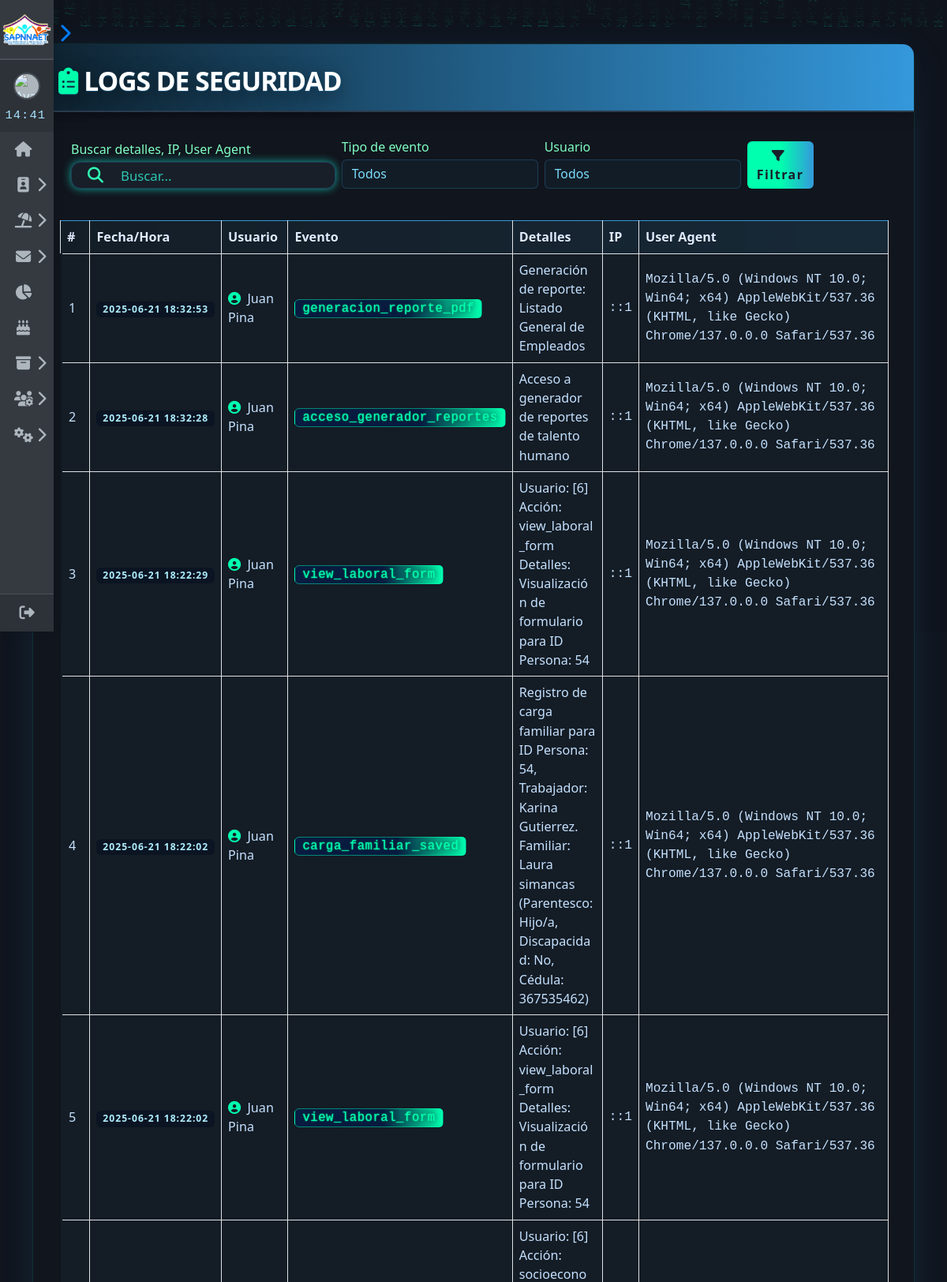
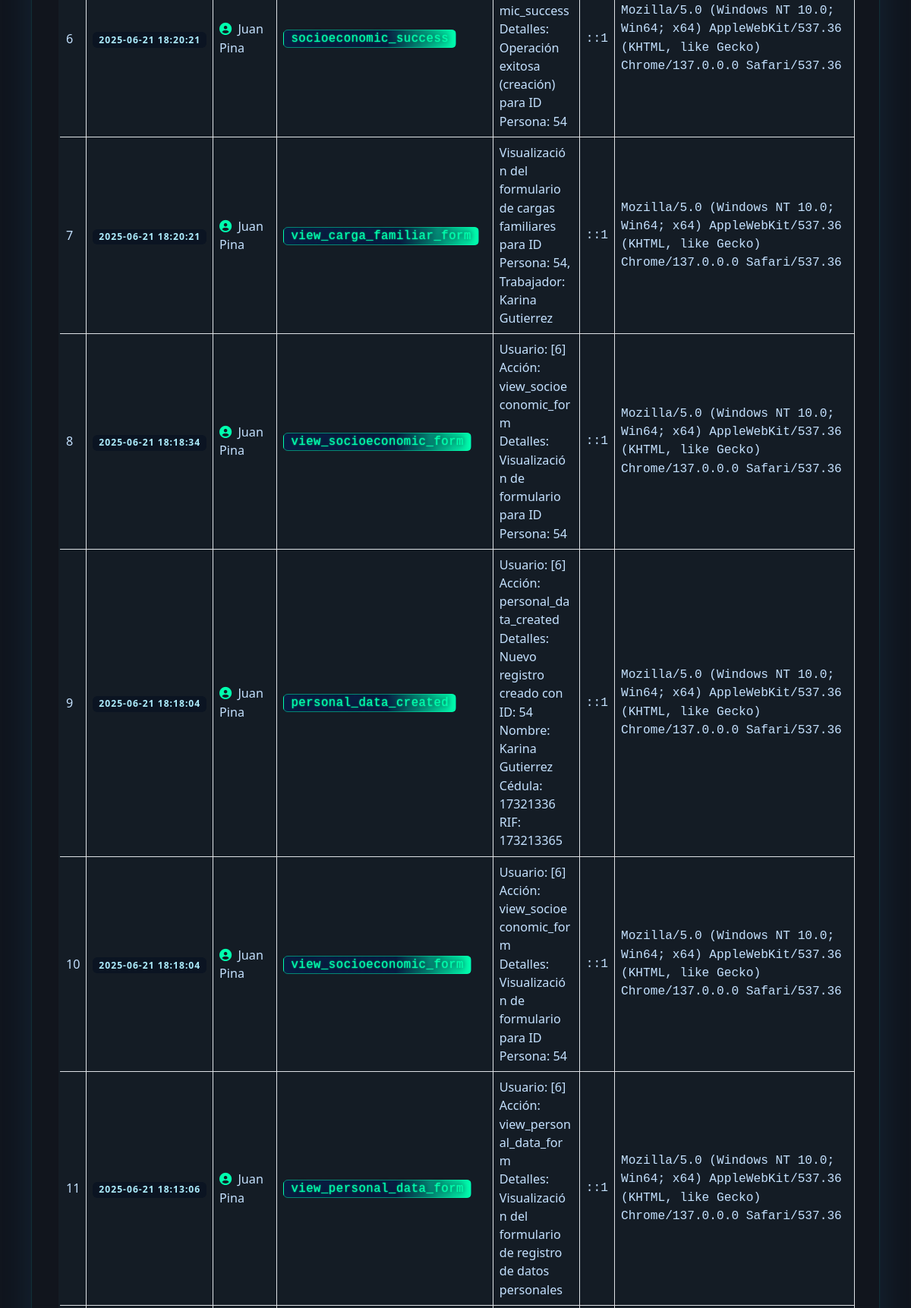
Screenshot of /soporte/logs_admin_cyber.php (signed in, upper part) with the database file from the repository (2 pictures, top to bottom).
### tables this page shows
CREATE TABLE `action_logs` (
  `id` int NOT NULL AUTO_INCREMENT,
  `user_id` int DEFAULT NULL,
  `event_type` varchar(50) NOT NULL,
  `ip_address` varchar(45) NOT NULL,
  `user_agent` text NOT NULL,
  `created_at` timestamp NOT NULL DEFAULT CURRENT_TIMESTAMP,
  `details` text,
  PRIMARY KEY (`id`),
  KEY `user_id` (`user_id`)
);

### soporte/logs_admin_cyber.php (the view, shortened to what this page needs)
<?php
require 'conexion/conexion_db.php';
$busqueda = isset($_GET['busqueda']) ? trim($_GET['busqueda']) : '';
$pagina = isset($_GET['pagina']) ? max(1, (int)$_GET['pagina']) : 1;
$registros_por_pagina = 20;
$offset = ($pagina - 1) * $registros_por_pagina;
$parametros = [];
$tipos = '';
$where = '';
$sql_count = "SELECT COUNT(*) as total FROM action_logs $where";
$stmt_count = $conexion->prepare($sql_count);
$stmt_count->execute();
$total_registros = $stmt_count->get_result()->fetch_assoc()['total'];
$sql = "SELECT al.*, CONCAT(u.nombre, ' ', u.apellido) as username
        FROM action_logs al
        LEFT JOIN usuarios u ON al.user_id = u.id
        $where
        ORDER BY al.created_at DESC
        LIMIT ? OFFSET ?";
$parametros2 = $parametros;
$tipos2 = $tipos . 'ii';
$parametros2[] = $registros_por_pagina;
$parametros2[] = $offset;
$stmt = $conexion->prepare($sql);
if (!empty($parametros2)) {
    $stmt->bind_param($tipos2, ...$parametros2);
}
$stmt->execute();
$resultado = $stmt->get_result();
$logs = $resultado->fetch_all(MYSQLI_ASSOC);
require $_SERVER['DOCUMENT_ROOT']."/proyecto/inicio/sidebar.php";
?>
<!DOCTYPE html>
<html lang="es">
<head>
    <link href="https://cdn.jsdelivr.net/npm/bootstrap@5.3.3/dist/css/bootstrap.min.css" rel="stylesheet">
    <link rel="stylesheet" href="https://cdnjs.cloudflare.com/ajax/libs/font-awesome/6.5.2/css/all.min.css">
</head>
<body>
<div class="container py-4">
    <div class="logs-table-container mx-auto">
        <div class="logs-header d-flex flex-wrap flex-md-nowrap justify-content-between align-items-center mb-3 shadow">
            <h2 class="mb-0"><i class="fas fa-clipboard-list me-2"></i>LOGS DE SEGURIDAD</h2>
        </div>
        <form class="row g-2 mb-4 filter-form align-items-end log-filters-bg px-3 py-3" method="get" autocomplete="off">
            <div class="col-md-4">
                <label class="form-label mb-1">Buscar detalles, IP, User Agent</label>
                <div class="cyber-searchbar px-2">
                    <span class="input-group-text"><i class="fas fa-search"></i></span>
                    <input type="text" name="busqueda" placeholder="Buscar..." value="<?= htmlspecialchars($busqueda ?? '') ?>">
                </div>
            </div>
            <div class="col-md-3">
                <label class="form-label mb-1">Tipo de evento</label>
                <select name="event_type" class="form-select">
                    <option value="">Todos</option>
                </select>
            </div>
            <div class="col-md-3">
                <label class="form-label mb-1">Usuario</label>
                <select name="user_id" class="form-select">
                    <option value="">Todos</option>
                </select>
            </div>
            <div class="col-md-1 d-grid">
                <button type="submit" class="btn btn-primary"><i class="fas fa-filter me-1"></i>Filtrar</button>
            </div>
        </form>
        <?php if ($total_registros == 0): ?>
            <div class="alert alert-warning text-center mt-4">No se encontraron logs para los filtros seleccionados.</div>
        <?php else: ?>
        <div class="table-responsive mb-3">
            <table class="table table-hover table-bordered logs-table align-middle">
                <thead>
                    <tr>
                        <th>#</th>
                        <th>Fecha/Hora</th>
                        <th>Usuario</th>
                        <th>Evento</th>
                        <th>Detalles</th>
                        <th>IP</th>
                        <th>User Agent</th>
                    </tr>
                </thead>
                <tbody>
                <?php foreach ($logs as $i => $log): ?>
                    <tr>
                        <td><?= ($offset+$i+1) ?></td>
                        <td>
                            <span class="badge bg-light text-dark">
                                <?= date('Y-m-d H:i:s', strtotime($log['created_at'])) ?>
                            </span>
                        </td>
                        <td>
                            <i class="fas fa-user-circle me-1"></i>
                            <?= htmlspecialchars($log['username'] ?? ('ID:'.$log['user_id'])) ?>
                        </td>
                        <td>
                            <span class="log-type">
                                <?= htmlspecialchars($log['event_type']) ?>
                            </span>
                        </td>
                        <td class="log-details"><?= htmlspecialchars($log['details']) ?></td>
                        <td class="ip-useragent"><?= htmlspecialchars($log['ip_address']) ?></td>
                        <td class="ip-useragent"><?= htmlspecialchars($log['user_agent']) ?></td>
                    </tr>
                <?php endforeach; ?>
                </tbody>
            </table>
        </div>
        <?php endif; ?>
    </div>
</div>
</body>
</html>

### inicio/sidebar.php (style rules this page uses)
body { margin: 0; font-family: 'Arial', sans-serif; }

### soporte/logs_admin_cyber.php (style rules this page uses)
html, body { height: 100%; }
body { min-height: 100vh; font-family: 'Segoe UI', Tahoma, Geneva, Verdana, sans-serif; color: #d8f3ff; background: #10151e; position: relative; overflow-x: hidden; }
.logs-table-container { background: rgba(18,22,30,0.95); border-radius: 22px; box-shadow: 0 8px 44px 0 #3498db22, 0 0px 2px 0 #1effc455; padding: 2.5rem 2rem 2rem 2rem; margin-top: 2rem; max-width: 100%; z-index: 1; position: relative; }
.logs-header { background: linear-gradient(90deg, #0e212e 0%, #3498db 100%); color: #fff; border-radius: 14px 14px 0 0; padding: 1.6rem 2rem 1.1rem 2rem; margin: -2.5rem -2rem 2.2rem -2rem; border-bottom: 2px solid #2c3e50; box-shadow: 0 1px 0 #3498db55; }
.logs-header h2 { font-size: 2.1rem; font-weight: 700; letter-spacing: -1px; text-shadow: 0 7px 26px #0008, 0 1px 0 #3498db77; }
.cyber-searchbar { background: #181f29; border-radius: 12px; box-shadow: 0 0 11px #17ffe1a2; border: 1.5px solid #3498db44; display: flex; align-items: center; gap: 0.5rem; transition: box-shadow 0.2s; }
.cyber-searchbar input { background: transparent; border: none; outline: none; color: #aeeeff; font-size: 1.05em; flex: 1; }
.cyber-searchbar input::placeholder { color: #33ffe0be; }
.cyber-searchbar .input-group-text { background: none; border: none; color: #30ffb5; font-size: 1.25em; }
.filter-form label { color: #80ffc4; }
.filter-form select, .filter-form .form-control { background: #121c26; color: #7ddeff; border: 1.5px solid #3498db44; font-size: 0.99em; }
.filter-form .btn-primary { background: linear-gradient(90deg,#00ffae 50%, #3498db 100%); border: none; color: #181f29; font-weight: 700; letter-spacing: 1.5px; }
.logs-table thead { background: linear-gradient(90deg, #0e212e, #3498db); color:#fff; border-top: 1px solid #3498db; }
.logs-table th, .logs-table td { vertical-align: middle; font-size:1.01em; background: #151d26e6; color: #c4e1ff; }
.logs-table th { color: #deebff; font-weight:600; text-shadow:0 1px 0 #0007; }
.logs-table tbody tr { border-left: 5px solid transparent; transition: box-shadow 0.17s, border-left-color 0.17s; }
.log-details { max-width: 310px; white-space: pre-wrap; word-break: break-word; color: #d4e3fa; }
.log-type { font-size:0.97em; font-family:monospace; padding: 2px 9px; border-radius: 6px; background: linear-gradient(90deg, #091d42 60%, #00ffae 100%); color: #00ffae; border: 1.5px solid #00ffae77; letter-spacing: 0.5px; text-shadow: 0 0 2px #00ffae, 0 0 6px #10151e; }
.ip-useragent { font-size:0.91em; color:#60baff; font-family: 'Fira Mono', 'Consolas', monospace; background: #0b1a25; border-radius: 7px; padding: 2px 7px 2px 6px; }
.badge.bg-light.text-dark { background: #0b1422!important; color: #aeeeff!important; font-weight:600; letter-spacing:1px; }
.fa-clipboard-list { color: #00ffae; }
.fa-user-circle { color: #00ffae; }

### rows the page displays
action_logs: i "1", created_at "2025-06-21 18:32:53", username "Juan Pina", event_type "generacion_reporte_pdf", details "Generación de reporte: Listado General de Empleados", ip_address "::1", user_agent "Mozilla/5.0 (Windows NT 10.0; Win64; x64) AppleWebKit/537.36 (KHTML, like Gecko) Chrome/137.0.0.0 Safari/537.36"
action_logs: i "2", created_at "2025-06-21 18:32:28", username "Juan Pina", event_type "acceso_generador_reportes", details "Acceso a generador de reportes de talento humano", ip_address "::1", user_agent "Mozilla/5.0 (Windows NT 10.0; Win64; x64) AppleWebKit/537.36 (KHTML, like Gecko) Chrome/137.0.0.0 Safari/537.36"
action_logs: i "3", created_at "2025-06-21 18:22:29", username "Juan Pina", event_type "view_laboral_form", details "Usuario: [6] Acción: view_laboral_form Detalles: Visualización de formulario para ID Persona: 54", ip_address "::1", user_agent "Mozilla/5.0 (Windows NT 10.0; Win64; x64) AppleWebKit/537.36 (KHTML, like Gecko) Chrome/137.0.0.0 Safari/537.36"
action_logs: i "4", created_at "2025-06-21 18:22:02", username "Juan Pina", event_type "carga_familiar_saved", details "Registro de carga familiar para ID Persona: 54, Trabajador: Karina Gutierrez. Familiar: Laura simancas (Parentesco: Hijo/a, Discapacidad: No, Cédula: 367535462)", ip_address "::1", user_agent "Mozilla/5.0 (Windows NT 10.0; Win64; x64) AppleWebKit/537.36 (KHTML, like Gecko) Chrome/137.0.0.0 Safari/537.36"
action_logs: i "5", created_at "2025-06-21 18:22:02", username "Juan Pina", event_type "view_laboral_form", details "Usuario: [6] Acción: view_laboral_form Detalles: Visualización de formulario para ID Persona: 54", ip_address "::1", user_agent "Mozilla/5.0 (Windows NT 10.0; Win64; x64) AppleWebKit/537.36 (KHTML, like Gecko) Chrome/137.0.0.0 Safari/537.36"
action_logs: i "6", created_at "2025-06-21 18:20:21", username "Juan Pina", event_type "socioeconomic_success", details "Usuario: [6] Acción: socioeconomic_success Detalles: Operación exitosa (creación) para ID Persona: 54", ip_address "::1", user_agent "Mozilla/5.0 (Windows NT 10.0; Win64; x64) AppleWebKit/537.36 (KHTML, like Gecko) Chrome/137.0.0.0 Safari/537.36"
action_logs: i "7", created_at "2025-06-21 18:20:21", username "Juan Pina", event_type "view_carga_familiar_form", details "Visualización del formulario de cargas familiares para ID Persona: 54, Trabajador: Karina Gutierrez", ip_address "::1", user_agent "Mozilla/5.0 (Windows NT 10.0; Win64; x64) AppleWebKit/537.36 (KHTML, like Gecko) Chrome/137.0.0.0 Safari/537.36"
action_logs: i "8", created_at "2025-06-21 18:18:34", username "Juan Pina", event_type "view_socioeconomic_form", details "Usuario: [6] Acción: view_socioeconomic_form Detalles: Visualización de formulario para ID Persona: 54", ip_address "::1", user_agent "Mozilla/5.0 (Windows NT 10.0; Win64; x64) AppleWebKit/537.36 (KHTML, like Gecko) Chrome/137.0.0.0 Safari/537.36"
action_logs: i "9", created_at "2025-06-21 18:18:04", username "Juan Pina", event_type "personal_data_created", details "Usuario: [6] Acción: personal_data_created Detalles: Nuevo registro creado con ID: 54 Nombre: Karina Gutierrez Cédula: 17321336 RIF: 173213365", ip_address "::1", user_agent "Mozilla/5.0 (Windows NT 10.0; Win64; x64) AppleWebKit/537.36 (KHTML, like Gecko) Chrome/137.0.0.0 Safari/537.36"
action_logs: i "10", created_at "2025-06-21 18:18:04", username "Juan Pina", event_type "view_socioeconomic_form", details "Usuario: [6] Acción: view_socioeconomic_form Detalles: Visualización de formulario para ID Persona: 54", ip_address "::1", user_agent "Mozilla/5.0 (Windows NT 10.0; Win64; x64) AppleWebKit/537.36 (KHTML, like Gecko) Chrome/137.0.0.0 Safari/537.36"
action_logs: i "11", created_at "2025-06-21 18:13:06", username "Juan Pina", event_type "view_personal_data_form", details "Usuario: [6] Acción: view_personal_data_form Detalles: Visualización del formulario de registro de datos personales", ip_address "::1", user_agent "Mozilla/5.0 (Windows NT 10.0; Win64; x64) AppleWebKit/537.36 (KHTML, like Gecko) Chrome/137.0.0.0 Safari/537.36"
